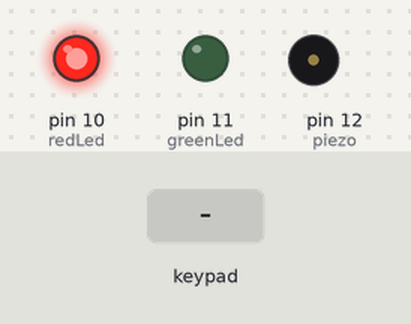
A sketch run on a simulated Arduino Uno, built with avr-gcc and run on an emulated ATmega328P. Shown: output pins drawn as LEDs (lit = HIGH), buzzer (waves = sounding). The test bench sets the inputs (shaded band). What the sketch prints to the serial monitor is not drawn.

Above: at 1.2 s.
1.3 s: keypad keys 2 0 0 3 pressed 0.4 s apart
At 5.3 s:
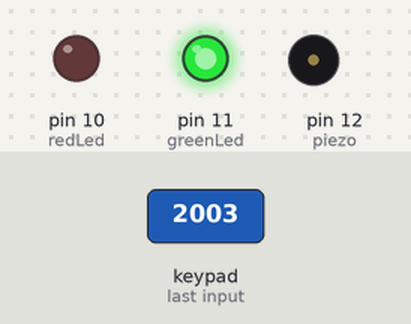
5.9 s: keypad keys 9 8 7 6 pressed 0.4 s apart
At 9.2 s:
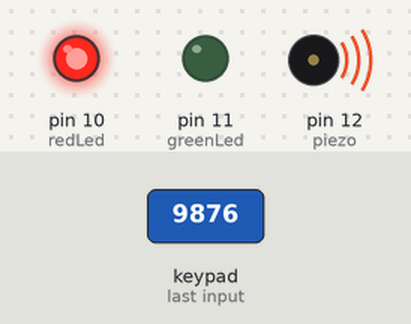
10.5 s: keypad keys 2 0 0 3 # pressed 0.4 s apart
At 13.25 s:
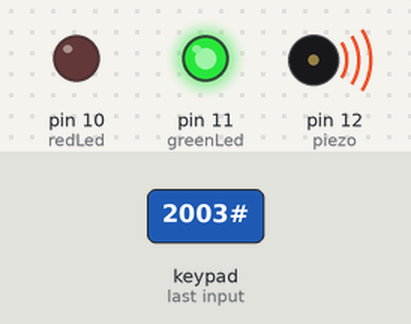
Timing chart, 0 to 16.3 s (numbered marks = the images above; inputs shaded):
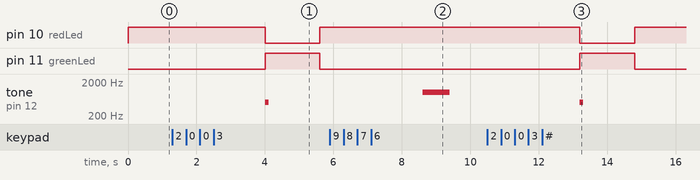

Measured:
- after the input at 1.3 s, pin 10 (redLed): HIGH → LOW after 2.7 s, → HIGH 1.6 s later; pin 11 (greenLed): LOW → HIGH after 2.7 s, → LOW 1.6 s later; tone on pin 12 (piezo): silent → 500 Hz after 2.7 s, → silent 0.10 s later
- after the input at 5.9 s, tone on pin 12 (piezo): silent → 1000 Hz after 2.7 s, → silent 0.80 s later
- after the input at 10.5 s, pin 10 (redLed): HIGH → LOW after 2.7 s, → HIGH 1.6 s later; pin 11 (greenLed): LOW → HIGH after 2.7 s, → LOW 1.6 s later; tone on pin 12 (piezo): silent → 500 Hz after 2.7 s, → silent 0.10 s later

The sketch:

amazing_amberis_amur1.ino
```cpp
#include<Keypad.h>
const byte row=4;
const byte col=4;
const int redLed=10;
const int greenLed=11;
const int piezo=12;

char numpad[row][col]={{'1','2','3'},{'4','5','6'},{'7','8','9'},
{'*','0','#'}};

byte rowpin[row]={9,8,7,6};
byte colpin[col]={5,4,3,2};

String password="2003";
String res="";

Keypad ckeypad=Keypad(makeKeymap(numpad),rowpin,colpin,row,col);


void setup(){
  pinMode(redLed,OUTPUT);
  pinMode(greenLed,OUTPUT);
  pinMode(piezo,OUTPUT);
  digitalWrite(redLed,HIGH);
  Serial.begin(9600);
  Serial.print("Enter password: ");

}


void loop(){
  char ckey=ckeypad.getKey();
  if(ckey){
    if(res.length()<4){
      Serial.print('*');
      res+=ckey;
    }
  }


  if(res.length()==4){
    delay(1500);
    if(password==res){
      Serial.println("\nEnter");
      digitalWrite(redLed,LOW);
      digitalWrite(greenLed,HIGH);
      tone(piezo,500);
      delay(100);
      noTone(piezo);
    }

     else{
    Serial.println("\nWrong password");
    digitalWrite(redLed,HIGH);
    digitalWrite(greenLed,LOW);
    tone(piezo,1000);
    delay(800);
    noTone(piezo);
    }

    delay(1500);
  	res="";
  	Serial.println("Enter password: ");
  	digitalWrite(redLed,HIGH);
  	digitalWrite(greenLed,LOW);


  }

}
```
